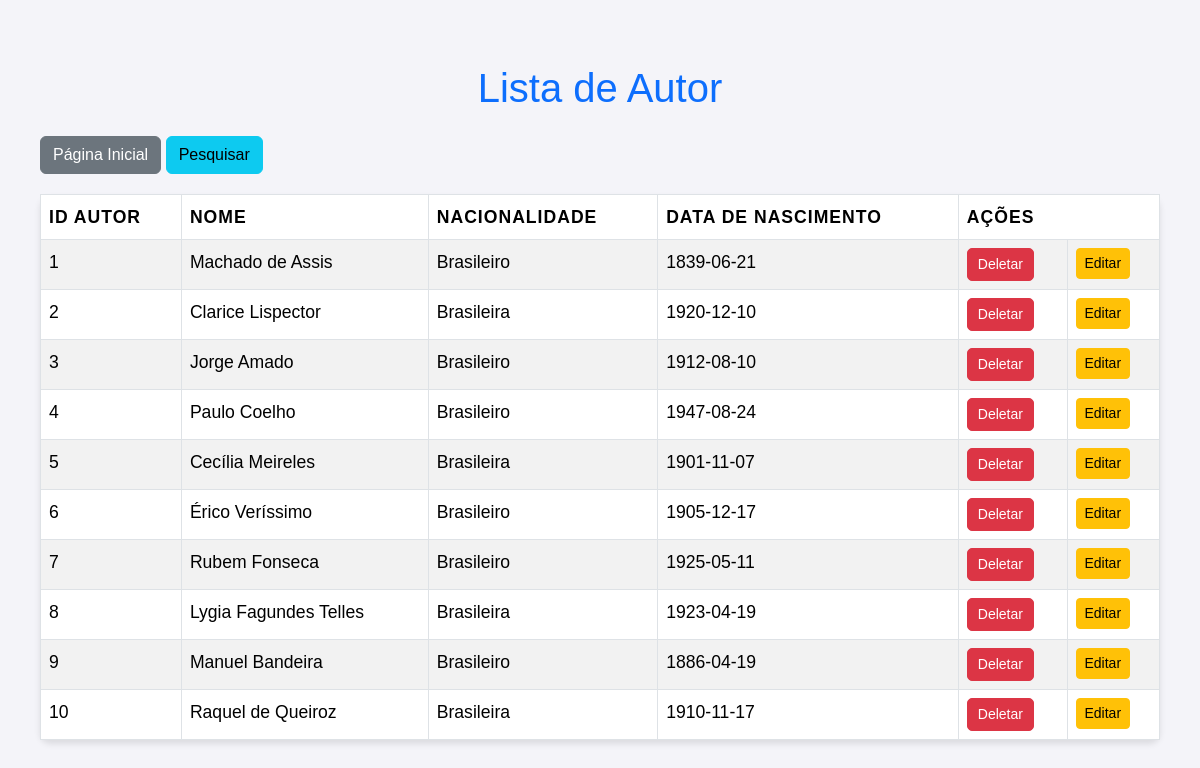
The app's page /autorsql.php (signed in) with its own data.
### tables this page shows
CREATE TABLE IF NOT EXISTS `autor` (
  `idautor` INT NOT NULL AUTO_INCREMENT,
  `nome` VARCHAR(45) NOT NULL,
  `nacionalidade` VARCHAR(45) NOT NULL,
  `data_de_nascimento` DATE NOT NULL,
  PRIMARY KEY (`idautor`));

### public/autorsql.php (the view, shortened to what this page needs)
<!DOCTYPE html>
<html lang="en">
<head>
    <link href="https://cdn.jsdelivr.net/npm/bootstrap@5.3.3/dist/css/bootstrap.min.css" rel="stylesheet">
    <link rel="stylesheet" href="./css/estilo.css">
</head>
<body>
    <div class="container">
        <h1 class="text-center text-primary my-4">Lista de Autor</h1>
        <div class="mb-3">
            <a href="home.php" class="btn btn-secondary">Página Inicial</a>
            <a href="../controle/pesquisarautor.php" class="btn btn-info">Pesquisar</a>
        </div>
        <table class="table table-bordered table-striped table-hover">
            <thead>
                <tr>
                    <th>ID Autor</th>
                    <th>Nome</th>
                    <th>Nacionalidade</th>
                    <th>Data de Nascimento</th>
                    <th colspan="2">Ações</th>
                </tr>
            </thead>
            <tbody>
                <?php
                require_once "../controle/conexao.php";
                $campo = 'idautor';
                $tabela = 'autor';
                $loc = 'autorsql.php';
                $sql = "SELECT * FROM autor";
                $resultados = mysqli_query($conexao, $sql);
                while ($linha = mysqli_fetch_array($resultados)) {
                    $id = $linha['idautor'];
                    $nome = $linha['nome'];
                    $nacionalidade = $linha['nacionalidade'];
                    $nascimento = $linha['data_de_nascimento'];
                    echo "<tr>";
                    echo "<td>$id</td>";
                    echo "<td>$nome</td>";
                    echo "<td>$nacionalidade</td>";
                    echo "<td>$nascimento</td>";
                    echo "<td><a href='../controle/deletar.php?id=$id&campo=$campo&tabela=$tabela&loc=$loc' class='btn btn-danger btn-sm'>Deletar</a></td>";
                    echo "<td><a href='cliente.php?id={$linha['idautor']}' class='btn btn-warning btn-sm'>Editar</a></td>";
                    echo "</tr>";
                }
                ?>
            </tbody>
        </table>
    </div>
</body>
</html>

### public/css/estilo.css (style rules this page uses)
* { margin: 0; padding: 0; box-sizing: border-box; }
:root { --cor-principal: #007BFF; --cor-secundaria: #4CAF50; --cor-accent: #f44336; --cor-background: #f4f4f9; --cor-texto: #333; }
body { font-family: 'Arial', sans-serif; font-size: 16px; color: var(--cor-texto); background-color: var(--cor-background); line-height: 1.6; margin: 0; padding: 20px; }
.container { margin: 0 auto; padding: 20px; max-width: 1200px; }
h1 { text-align: center; margin: 30px 0 20px 0; font-size: 2.5rem; color: var(--cor-secundaria); }
a { text-decoration: none; color: #ffffff; background-color: var(--cor-principal); padding: 10px 15px; border-radius: 5px; transition: background-color 0.3s ease, transform 0.3s ease; }
table { width: 100%; margin-top: 20px; border-collapse: collapse; background-color: #ffffff; border-radius: 10px; box-shadow: 0px 4px 6px rgba(0, 0, 0, 0.1); }
th, td { padding: 12px 20px; text-align: left; border-bottom: 2px solid #ddd; font-size: 1.1em; color: var(--cor-texto); }
th { background-color: var(--cor-principal); color: #fff; font-weight: bold; text-transform: uppercase; letter-spacing: 1px; }
tr:nth-child(odd) { background-color: #f9f9f9; }
tr:nth-child(even) { background-color: #f3f3f3; }
a[href*="deletar"] { background-color: #dc3545; color: white; padding: 5px 10px; border-radius: 5px; transition: background-color 0.3s ease; }

### records on screen
autor: idautor "1", nome "Machado de Assis", nacionalidade "Brasileiro", data_de_nascimento "1839-06-21"
autor: idautor "2", nome "Clarice Lispector", nacionalidade "Brasileira", data_de_nascimento "1920-12-10"
autor: idautor "3", nome "Jorge Amado", nacionalidade "Brasileiro", data_de_nascimento "1912-08-10"
autor: idautor "4", nome "Paulo Coelho", nacionalidade "Brasileiro", data_de_nascimento "1947-08-24"
autor: idautor "5", nome "Cecília Meireles", nacionalidade "Brasileira", data_de_nascimento "1901-11-07"
autor: idautor "6", nome "Érico Veríssimo", nacionalidade "Brasileiro", data_de_nascimento "1905-12-17"
autor: idautor "7", nome "Rubem Fonseca", nacionalidade "Brasileiro", data_de_nascimento "1925-05-11"
autor: idautor "8", nome "Lygia Fagundes Telles", nacionalidade "Brasileira", data_de_nascimento "1923-04-19"
autor: idautor "9", nome "Manuel Bandeira", nacionalidade "Brasileiro", data_de_nascimento "1886-04-19"
autor: idautor "10", nome "Raquel de Queiroz", nacionalidade "Brasileira", data_de_nascimento "1910-11-17"
